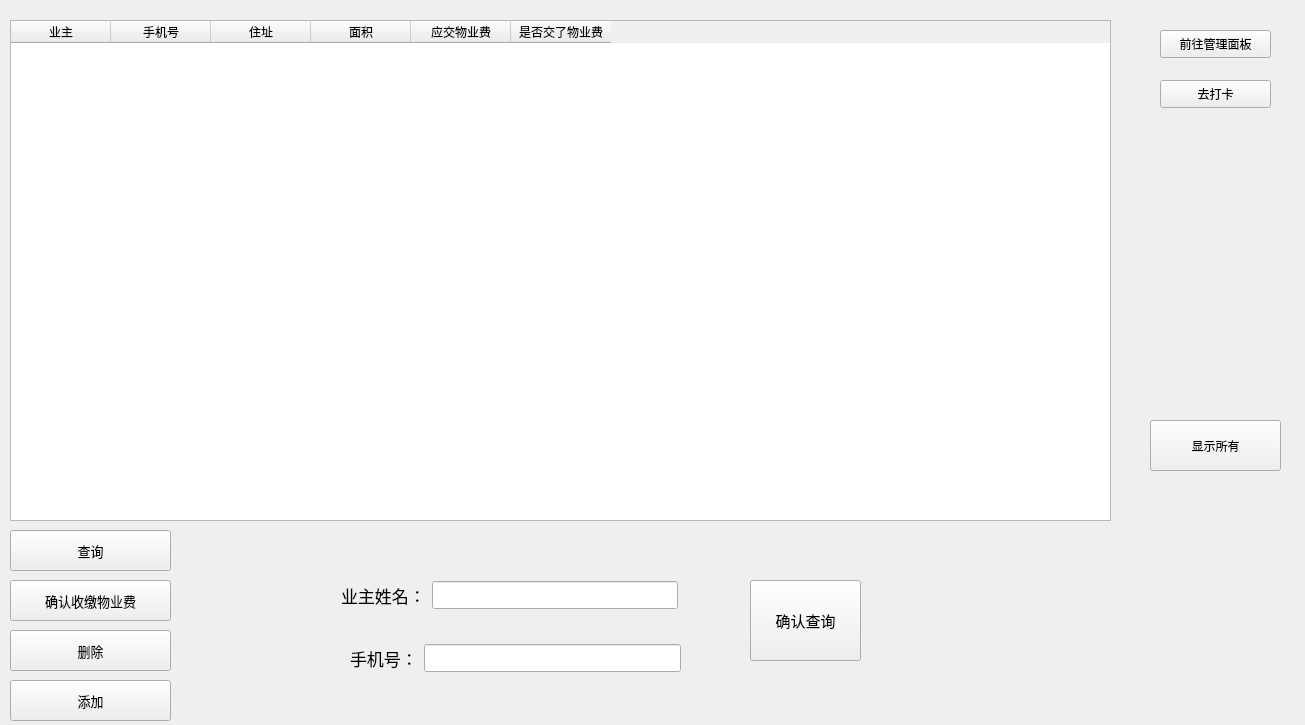
<?xml version="1.0" encoding="UTF-8"?>
<ui version="4.0">
 <class>employee</class>
 <widget class="QWidget" name="employee">
  <property name="geometry">
   <rect>
    <x>0</x>
    <y>0</y>
    <width>1305</width>
    <height>725</height>
   </rect>
  </property>
  <property name="windowTitle">
   <string>Form</string>
  </property>
  <widget class="QTableWidget" name="tableWidget">
   <property name="geometry">
    <rect>
     <x>10</x>
     <y>20</y>
     <width>1101</width>
     <height>501</height>
    </rect>
   </property>
   <column>
    <property name="text">
     <string>业主</string>
    </property>
   </column>
   <column>
    <property name="text">
     <string>手机号</string>
    </property>
   </column>
   <column>
    <property name="text">
     <string>住址</string>
    </property>
   </column>
   <column>
    <property name="text">
     <string>面积</string>
    </property>
   </column>
   <column>
    <property name="text">
     <string>应交物业费</string>
    </property>
   </column>
   <column>
    <property name="text">
     <string>是否交了物业费</string>
    </property>
   </column>
  </widget>
  <widget class="QPushButton" name="modifywidget">
   <property name="geometry">
    <rect>
     <x>10</x>
     <y>580</y>
     <width>161</width>
     <height>41</height>
    </rect>
   </property>
   <property name="font">
    <font>
     <pointsize>10</pointsize>
    </font>
   </property>
   <property name="text">
    <string>确认收缴物业费</string>
   </property>
  </widget>
  <widget class="QPushButton" name="selectwidget">
   <property name="geometry">
    <rect>
     <x>10</x>
     <y>530</y>
     <width>161</width>
     <height>41</height>
    </rect>
   </property>
   <property name="font">
    <font>
     <pointsize>10</pointsize>
    </font>
   </property>
   <property name="text">
    <string>查询</string>
   </property>
  </widget>
  <widget class="QPushButton" name="go_to_clockin">
   <property name="geometry">
    <rect>
     <x>1160</x>
     <y>80</y>
     <width>111</width>
     <height>28</height>
    </rect>
   </property>
   <property name="text">
    <string>去打卡</string>
   </property>
  </widget>
  <widget class="QPushButton" name="go_to_managerwindow">
   <property name="geometry">
    <rect>
     <x>1160</x>
     <y>30</y>
     <width>111</width>
     <height>28</height>
    </rect>
   </property>
   <property name="text">
    <string>前往管理面板</string>
   </property>
  </widget>
  <widget class="QPushButton" name="deletewidget">
   <property name="geometry">
    <rect>
     <x>10</x>
     <y>630</y>
     <width>161</width>
     <height>41</height>
    </rect>
   </property>
   <property name="font">
    <font>
     <pointsize>10</pointsize>
    </font>
   </property>
   <property name="text">
    <string>删除</string>
   </property>
  </widget>
  <widget class="QPushButton" name="addwidget">
   <property name="geometry">
    <rect>
     <x>10</x>
     <y>680</y>
     <width>161</width>
     <height>41</height>
    </rect>
   </property>
   <property name="font">
    <font>
     <pointsize>10</pointsize>
    </font>
   </property>
   <property name="text">
    <string>添加</string>
   </property>
  </widget>
  <widget class="QStackedWidget" name="stackedWidget">
   <property name="geometry">
    <rect>
     <x>210</x>
     <y>530</y>
     <width>1271</width>
     <height>231</height>
    </rect>
   </property>
   <widget class="QWidget" name="page">
    <widget class="QPushButton" name="select">
     <property name="geometry">
      <rect>
       <x>540</x>
       <y>50</y>
       <width>111</width>
       <height>81</height>
      </rect>
     </property>
     <property name="font">
      <font>
       <pointsize>11</pointsize>
      </font>
     </property>
     <property name="text">
      <string>确认查询</string>
     </property>
    </widget>
    <widget class="QWidget" name="">
     <property name="geometry">
      <rect>
       <x>131</x>
       <y>47</y>
       <width>337</width>
       <height>36</height>
      </rect>
     </property>
     <layout class="QHBoxLayout" name="horizontalLayout">
      <item>
       <widget class="QLabel" name="label">
        <property name="font">
         <font>
          <pointsize>13</pointsize>
         </font>
        </property>
        <property name="text">
         <string>业主姓名：</string>
        </property>
       </widget>
      </item>
      <item>
       <widget class="QLineEdit" name="owner">
        <property name="font">
         <font>
          <pointsize>13</pointsize>
         </font>
        </property>
       </widget>
      </item>
     </layout>
    </widget>
    <widget class="QWidget" name="">
     <property name="geometry">
      <rect>
       <x>140</x>
       <y>110</y>
       <width>331</width>
       <height>36</height>
      </rect>
     </property>
     <layout class="QHBoxLayout" name="horizontalLayout_2">
      <item>
       <widget class="QLabel" name="label_2">
        <property name="font">
         <font>
          <pointsize>13</pointsize>
         </font>
        </property>
        <property name="text">
         <string>手机号：</string>
        </property>
       </widget>
      </item>
      <item>
       <widget class="QLineEdit" name="phone">
        <property name="font">
         <font>
          <pointsize>13</pointsize>
         </font>
        </property>
       </widget>
      </item>
     </layout>
    </widget>
   </widget>
   <widget class="QWidget" name="page_3">
    <widget class="QWidget" name="layoutWidget_3">
     <property name="geometry">
      <rect>
       <x>139</x>
       <y>103</y>
       <width>331</width>
       <height>36</height>
      </rect>
     </property>
     <layout class="QHBoxLayout" name="horizontalLayout_5">
      <item>
       <widget class="QLabel" name="label_5">
        <property name="font">
         <font>
          <pointsize>13</pointsize>
         </font>
        </property>
        <property name="text">
         <string>手机号：</string>
        </property>
       </widget>
      </item>
      <item>
       <widget class="QLineEdit" name="phone_3">
        <property name="font">
         <font>
          <pointsize>13</pointsize>
         </font>
        </property>
       </widget>
      </item>
     </layout>
    </widget>
    <widget class="QWidget" name="layoutWidget_4">
     <property name="geometry">
      <rect>
       <x>130</x>
       <y>40</y>
       <width>337</width>
       <height>36</height>
      </rect>
     </property>
     <layout class="QHBoxLayout" name="horizontalLayout_6">
      <item>
       <widget class="QLabel" name="label_6">
        <property name="font">
         <font>
          <pointsize>13</pointsize>
         </font>
        </property>
        <property name="text">
         <string>业主姓名：</string>
        </property>
       </widget>
      </item>
      <item>
       <widget class="QLineEdit" name="owner_3">
        <property name="font">
         <font>
          <pointsize>13</pointsize>
         </font>
        </property>
       </widget>
      </item>
     </layout>
    </widget>
    <widget class="QPushButton" name="pushButton">
     <property name="geometry">
      <rect>
       <x>530</x>
       <y>50</y>
       <width>121</width>
       <height>71</height>
      </rect>
     </property>
     <property name="font">
      <font>
       <pointsize>12</pointsize>
      </font>
     </property>
     <property name="text">
      <string>确认删除</string>
     </property>
    </widget>
   </widget>
   <widget class="QWidget" name="page_4">
    <widget class="QPushButton" name="add">
     <property name="geometry">
      <rect>
       <x>430</x>
       <y>110</y>
       <width>131</width>
       <height>51</height>
      </rect>
     </property>
     <property name="font">
      <font>
       <pointsize>11</pointsize>
      </font>
     </property>
     <property name="text">
      <string>确认添加</string>
     </property>
    </widget>
    <widget class="QWidget" name="">
     <property name="geometry">
      <rect>
       <x>10</x>
       <y>10</y>
       <width>1021</width>
       <height>73</height>
      </rect>
     </property>
     <layout class="QHBoxLayout" name="horizontalLayout_14">
      <item>
       <layout class="QVBoxLayout" name="verticalLayout">
        <item>
         <layout class="QHBoxLayout" name="horizontalLayout_7">
          <item>
           <widget class="QLabel" name="label_8">
            <property name="font">
             <font>
              <pointsize>13</pointsize>
             </font>
            </property>
            <property name="text">
             <string>业主姓名：</string>
            </property>
           </widget>
          </item>
          <item>
           <widget class="QLineEdit" name="owner_4"/>
          </item>
         </layout>
        </item>
        <item>
         <layout class="QHBoxLayout" name="horizontalLayout_8">
          <item>
           <widget class="QLabel" name="label_7">
            <property name="font">
             <font>
              <pointsize>13</pointsize>
             </font>
            </property>
            <property name="text">
             <string>手机号：</string>
            </property>
           </widget>
          </item>
          <item>
           <widget class="QLineEdit" name="phone_4"/>
          </item>
         </layout>
        </item>
       </layout>
      </item>
      <item>
       <layout class="QVBoxLayout" name="verticalLayout_2">
        <item>
         <layout class="QHBoxLayout" name="horizontalLayout_9">
          <item>
           <widget class="QLabel" name="label_9">
            <property name="font">
             <font>
              <pointsize>13</pointsize>
             </font>
            </property>
            <property name="text">
             <string>区域：</string>
            </property>
           </widget>
          </item>
          <item>
           <widget class="QLineEdit" name="zoneedit"/>
          </item>
         </layout>
        </item>
        <item>
         <layout class="QHBoxLayout" name="horizontalLayout_10">
          <item>
           <widget class="QLabel" name="label_11">
            <property name="font">
             <font>
              <pointsize>13</pointsize>
             </font>
            </property>
            <property name="text">
             <string>单元号：</string>
            </property>
           </widget>
          </item>
          <item>
           <widget class="QLineEdit" name="apartmentedit"/>
          </item>
         </layout>
        </item>
       </layout>
      </item>
      <item>
       <layout class="QVBoxLayout" name="verticalLayout_3">
        <item>
         <layout class="QHBoxLayout" name="horizontalLayout_11">
          <item>
           <widget class="QLabel" name="label_10">
            <property name="font">
             <font>
              <pointsize>13</pointsize>
             </font>
            </property>
            <property name="text">
             <string>楼号：</string>
            </property>
           </widget>
          </item>
          <item>
           <widget class="QLineEdit" name="buildingedit"/>
          </item>
         </layout>
        </item>
        <item>
         <layout class="QHBoxLayout" name="horizontalLayout_12">
          <item>
           <widget class="QLabel" name="label_12">
            <property name="font">
             <font>
              <pointsize>13</pointsize>
             </font>
            </property>
            <property name="text">
             <string>房屋号：</string>
            </property>
           </widget>
          </item>
          <item>
           <widget class="QLineEdit" name="houseedit"/>
          </item>
         </layout>
        </item>
       </layout>
      </item>
      <item>
       <layout class="QHBoxLayout" name="horizontalLayout_13">
        <item>
         <widget class="QLabel" name="label_13">
          <property name="font">
           <font>
            <pointsize>13</pointsize>
           </font>
          </property>
          <property name="text">
           <string>面积：</string>
          </property>
         </widget>
        </item>
        <item>
         <widget class="QLineEdit" name="areaedit"/>
        </item>
       </layout>
      </item>
     </layout>
    </widget>
   </widget>
   <widget class="QWidget" name="page_2">
    <widget class="QWidget" name="layoutWidget_2">
     <property name="geometry">
      <rect>
       <x>131</x>
       <y>47</y>
       <width>337</width>
       <height>36</height>
      </rect>
     </property>
     <layout class="QHBoxLayout" name="horizontalLayout_4">
      <item>
       <widget class="QLabel" name="label_4">
        <property name="font">
         <font>
          <pointsize>13</pointsize>
         </font>
        </property>
        <property name="text">
         <string>业主姓名：</string>
        </property>
       </widget>
      </item>
      <item>
       <widget class="QLineEdit" name="owner_2">
        <property name="font">
         <font>
          <pointsize>13</pointsize>
         </font>
        </property>
       </widget>
      </item>
     </layout>
    </widget>
    <widget class="QWidget" name="layoutWidget">
     <property name="geometry">
      <rect>
       <x>140</x>
       <y>110</y>
       <width>331</width>
       <height>36</height>
      </rect>
     </property>
     <layout class="QHBoxLayout" name="horizontalLayout_3">
      <item>
       <widget class="QLabel" name="label_3">
        <property name="font">
         <font>
          <pointsize>13</pointsize>
         </font>
        </property>
        <property name="text">
         <string>手机号：</string>
        </property>
       </widget>
      </item>
      <item>
       <widget class="QLineEdit" name="phone_2">
        <property name="font">
         <font>
          <pointsize>13</pointsize>
         </font>
        </property>
       </widget>
      </item>
     </layout>
    </widget>
    <widget class="QPushButton" name="modify">
     <property name="geometry">
      <rect>
       <x>510</x>
       <y>60</y>
       <width>111</width>
       <height>71</height>
      </rect>
     </property>
     <property name="font">
      <font>
       <pointsize>12</pointsize>
      </font>
     </property>
     <property name="text">
      <string>确认</string>
     </property>
    </widget>
   </widget>
  </widget>
  <widget class="QPushButton" name="showall">
   <property name="geometry">
    <rect>
     <x>1150</x>
     <y>420</y>
     <width>131</width>
     <height>51</height>
    </rect>
   </property>
   <property name="text">
    <string>显示所有</string>
   </property>
  </widget>
 </widget>
 <resources/>
 <connections/>
</ui>
